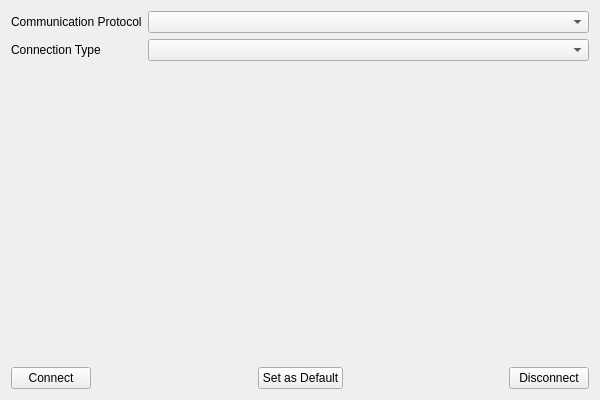
<?xml version="1.0" encoding="UTF-8"?>
<ui version="4.0">
 <class>ConnectionWidgetClass</class>
 <widget class="QWidget" name="ConnectionWidgetClass">
  <property name="geometry">
   <rect>
    <x>0</x>
    <y>0</y>
    <width>600</width>
    <height>400</height>
   </rect>
  </property>
  <property name="windowTitle">
   <string>ConnectionWidget</string>
  </property>
  <layout class="QVBoxLayout" name="verticalLayout">
   <item>
    <layout class="QFormLayout" name="formLayout">
     <item row="1" column="0">
      <widget class="QLabel" name="labelConnectionType">
       <property name="text">
        <string>Connection Type</string>
       </property>
      </widget>
     </item>
     <item row="1" column="1">
      <widget class="QComboBox" name="comboBoxConnectionType"/>
     </item>
     <item row="0" column="0">
      <widget class="QLabel" name="labelCommunicationProtocol">
       <property name="text">
        <string>Communication Protocol</string>
       </property>
      </widget>
     </item>
     <item row="0" column="1">
      <widget class="QComboBox" name="comboBoxCommunicationProtocol"/>
     </item>
    </layout>
   </item>
   <item>
    <layout class="QHBoxLayout" name="horizontalLayoutConnection"/>
   </item>
   <item>
    <spacer name="verticalSpacerConnection">
     <property name="orientation">
      <enum>Qt::Vertical</enum>
     </property>
     <property name="sizeHint" stdset="0">
      <size>
       <width>20</width>
       <height>309</height>
      </size>
     </property>
    </spacer>
   </item>
   <item>
    <layout class="QHBoxLayout" name="horizontalLayoutConnectionButtons">
     <item>
      <widget class="QPushButton" name="pushButtonConnect">
       <property name="text">
        <string>Connect</string>
       </property>
      </widget>
     </item>
     <item>
      <spacer name="horizontalSpacerConnectionButtons">
       <property name="orientation">
        <enum>Qt::Horizontal</enum>
       </property>
       <property name="sizeHint" stdset="0">
        <size>
         <width>5</width>
         <height>20</height>
        </size>
       </property>
      </spacer>
     </item>
     <item>
      <widget class="QPushButton" name="pushButtonSetAsDefault">
       <property name="text">
        <string>Set as Default</string>
       </property>
      </widget>
     </item>
     <item>
      <spacer name="horizontalSpacer">
       <property name="orientation">
        <enum>Qt::Horizontal</enum>
       </property>
       <property name="sizeHint" stdset="0">
        <size>
         <width>5</width>
         <height>20</height>
        </size>
       </property>
      </spacer>
     </item>
     <item>
      <widget class="QPushButton" name="pushButtonDisconnect">
       <property name="text">
        <string>Disconnect</string>
       </property>
      </widget>
     </item>
    </layout>
   </item>
  </layout>
 </widget>
 <layoutdefault spacing="6" margin="11"/>
 <resources/>
 <connections/>
</ui>
